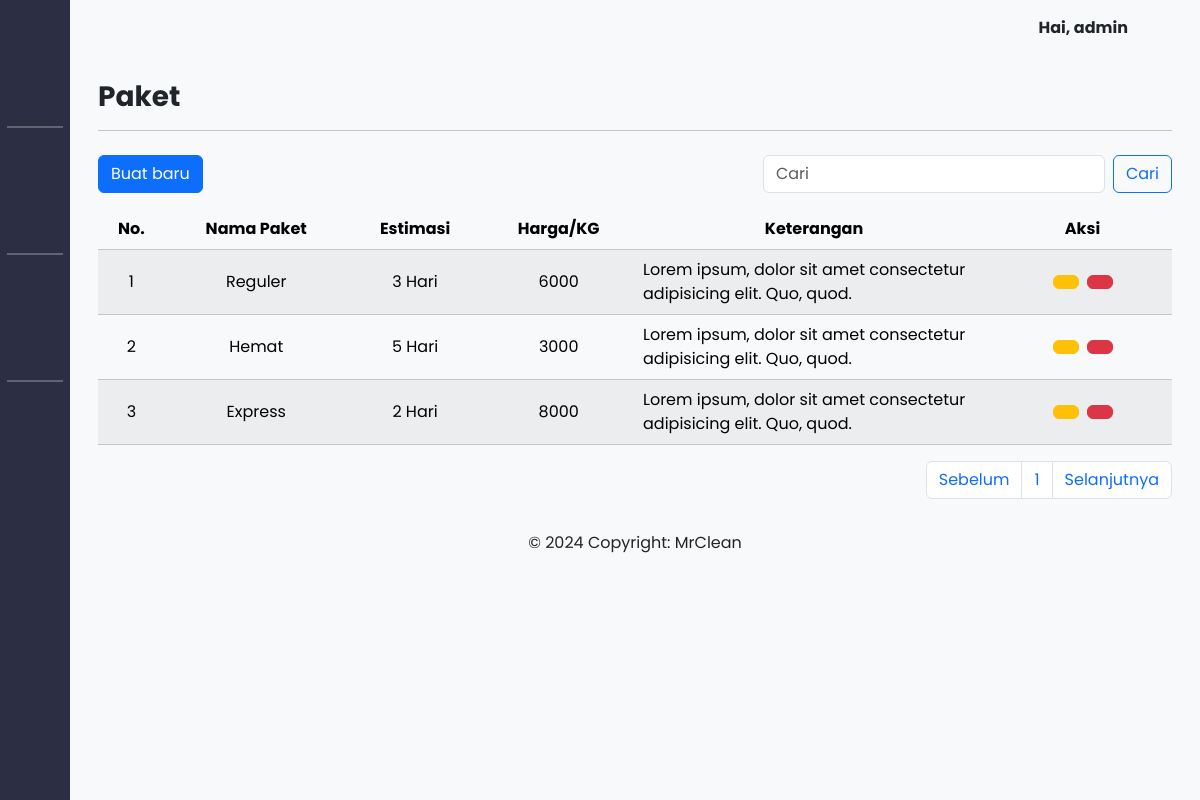
The app's page /admin/packets.php (signed in) with its own data.
### tables this page shows
CREATE TABLE `packet` (
  `id` int(11) NOT NULL,
  `user_id` int(11) NOT NULL,
  `name` varchar(255) NOT NULL,
  `estimation` varchar(255) DEFAULT NULL,
  `price` int(11) DEFAULT NULL,
  `description` text NOT NULL,
  `is_deleted` tinyint(1) NOT NULL,
  `created_at` timestamp NOT NULL DEFAULT current_timestamp(),
  `updated_at` date NOT NULL DEFAULT current_timestamp()
);

CREATE TABLE `profil_company` (
  `id` int(11) NOT NULL,
  `name_company` varchar(50) NOT NULL,
  `about` text NOT NULL,
  `vision` text NOT NULL,
  `mission` text NOT NULL,
  `banner_img` varchar(100) NOT NULL,
  `about_img` varchar(100) NOT NULL,
  `phone_number` varchar(20) NOT NULL,
  `email` varchar(250) NOT NULL,
  `city` varchar(50) NOT NULL,
  `district` varchar(50) NOT NULL,
  `street` varchar(100) NOT NULL,
  `postal_code` int(11) NOT NULL,
  `url_map` varchar(255) NOT NULL
);

### admin/packets.php (the view, shortened to what this page needs)
<?php
include("../includes/db_connect.php");
?>
<!DOCTYPE html>
<html lang="en">
<head>
  <link rel="stylesheet" href="/laundry/bootstrap-5.3.3-dist/css/bootstrap.min.css" />
  <link rel="stylesheet" href="../assets/css/style.css" />
  <link href="https://cdn.lineicons.com/4.0/lineicons.css" rel="stylesheet" />
</head>
<body>
  <div class="wrapper">
    <?php include_once("../includes/sidebarAdmin.php"); ?>
    <div class="main bg-light">
      <?php
      include_once("../includes/navbar.php");
      ?>
      <main class="content px-3 py-4">
        <div class="container">
          <div class="h3 fw-bold">Paket</div>
          <hr />
          <div class="table-responsive pt-2">
            <div class="d-flex justify-content-between mb-3">
              <button type="button" class="btn btn-primary" data-bs-toggle="modal" data-bs-target="#exampleModal">
                <span>Buat baru</span>
              </button>
              <form class="d-flex" role="search" method="GET" action="">
                <input class="form-control me-2" type="search" name="search" placeholder="Cari" aria-label="Search" value="<?php echo isset($_GET['search']) ? $_GET['search'] : ''; ?>" />
                <button class="btn btn-outline-primary" type="submit">Cari</button>
              </form>
            </div>
            <table class="table table-striped table-light text-center">
              <thead>
                <tr>
                  <th scope="col">No.</th>
                  <th scope="col">Nama Paket</th>
                  <th scope="col">Estimasi</th>
                  <th scope="col">Harga/KG</th>
                  <th scope="col">Keterangan</th>
                  <th scope="col">Aksi</th>
                </tr>
              </thead>
              <tbody>
                <?php
                $batas = 10;
                $halaman = isset($_GET['halaman']) ? (int)$_GET['halaman'] : 1;
                $halaman_awal = ($halaman > 1) ? ($halaman * $batas) - $batas : 0;
                $previous = $halaman - 1;
                $next = $halaman + 1;
                $search = isset($_GET['search']) ? mysqli_real_escape_string($db, $_GET['search']) : '';
                $search_query = $search ?
                  "WHERE is_deleted = false AND (name LIKE '%$search%' OR estimation LIKE '%$search%' OR price LIKE '%$search%' OR description LIKE '%$search%')" :
                  'WHERE is_deleted = false';
                $data = mysqli_query($db, "SELECT * FROM packet $search_query");
                $jumlah_data = mysqli_num_rows($data);
                $total_halaman = ceil($jumlah_data / $batas);
                $queryPacket = mysqli_query($db, "SELECT * FROM packet $search_query LIMIT $halaman_awal, $batas");
                $no = 1;
                while ($packet = mysqli_fetch_array($queryPacket)) {
                  echo "<tr class='align-middle'>";
                  echo "<td>" . $no++ . "</td>";
                  echo "<td>" . $packet['name'] . "</td>";
                  echo "<td>" . $packet['estimation'] . "</td>";
                  echo "<td>" . $packet['price'] . "</td>";
                  echo "<td class='col-4 text-start'>" . $packet['description'] . "</td>";
                  echo "<td class='col-2'>";
                  echo "<a class='btn me-2 btn-warning' href='FormEditPacket.php?id=" . $packet['id'] . "' role='button'><span><i class='lni lni-pencil'></i></span></a>";
                  echo "<a class='btn btn-danger delete-button' href='#' data-id='" . $packet['id'] . "' onclick='confirmDelete(" . $packet['id'] . ")'><span><i class='lni lni-trash-can'></i></span></a>";
                  echo "</td>";
                  echo "</tr>";
                }
                ?>
              </tbody>
            </table>
            <nav aria-label="Page navigation example mb-5">
              <ul class="pagination justify-content-end">
                <li class="page-item">
                  <a class="page-link" <?php if ($halaman > 1) {
                                          echo "href='?halaman=$previous&search=$search'";
                                        } ?>>Sebelum</a>
                </li>
                <?php
                for ($x = 1; $x <= $total_halaman; $x++) {
                ?>
                  <li class="page-item"><a class="page-link" href="?halaman=<?php echo $x; ?>&search=<?php echo $search; ?>"><?php echo $x; ?></a></li>
                <?php
                }
                ?>
                <li class="page-item">
                  <a class="page-link" <?php if ($halaman < $total_halaman) {
                                          echo "href='?halaman=$next&search=$search'";
                                        } ?>>Selanjutnya</a>
                </li>
              </ul>
            </nav>
          </div>
        </div>
        <?php
        include_once("../includes/footer.php");
        ?>
      </main>
    </div>
  </div>
</body>
</html>

### includes/footer.php
<?php
 $sqlLaundry = "SELECT name_company FROM profil_company WHERE id = 1";
 $queryLaundry = $db->query($sqlLaundry);
 $laundry = $queryLaundry->fetch_assoc();
 ?>
<footer class="bg-body-tertiary text-center text-lg-start">
  <div class="text-center p-3"">
   © 2024 Copyright:
   <a class=" text-body" href=""><?php echo htmlspecialchars($laundry['name_company']); ?></a>
  </div>
</footer>
<footer id="footer" class="footer">
</footer>

### assets/css/style.css (style rules this page uses)
a { text-decoration: none; }
li { list-style: none; }
body { font-family: 'Poppins', sans-serif; }
.wrapper { display: flex; }
.main { display: flex; flex-direction: column; min-height: 100vh; width: 100%; overflow: hidden; transition: all 0.35s ease-in-out; background-color: #f5f7fa; min-width: 0; }
.footer { position: fixed; height: 25px; bottom: 0; width: 100%; }

### records on screen
packet: name "Reguler", estimation "3 Hari", price "6000", description "Lorem ipsum, dolor sit amet consectetur adipisicing elit. Quo, quod."
packet: name "Hemat", estimation "5 Hari", price "3000", description "Lorem ipsum, dolor sit amet consectetur adipisicing elit. Quo, quod."
packet: name "Express", estimation "2 Hari", price "8000", description "Lorem ipsum, dolor sit amet consectetur adipisicing elit. Quo, quod."
profil_company: name_company "MrClean"

### other values on screen
$username "admin"
